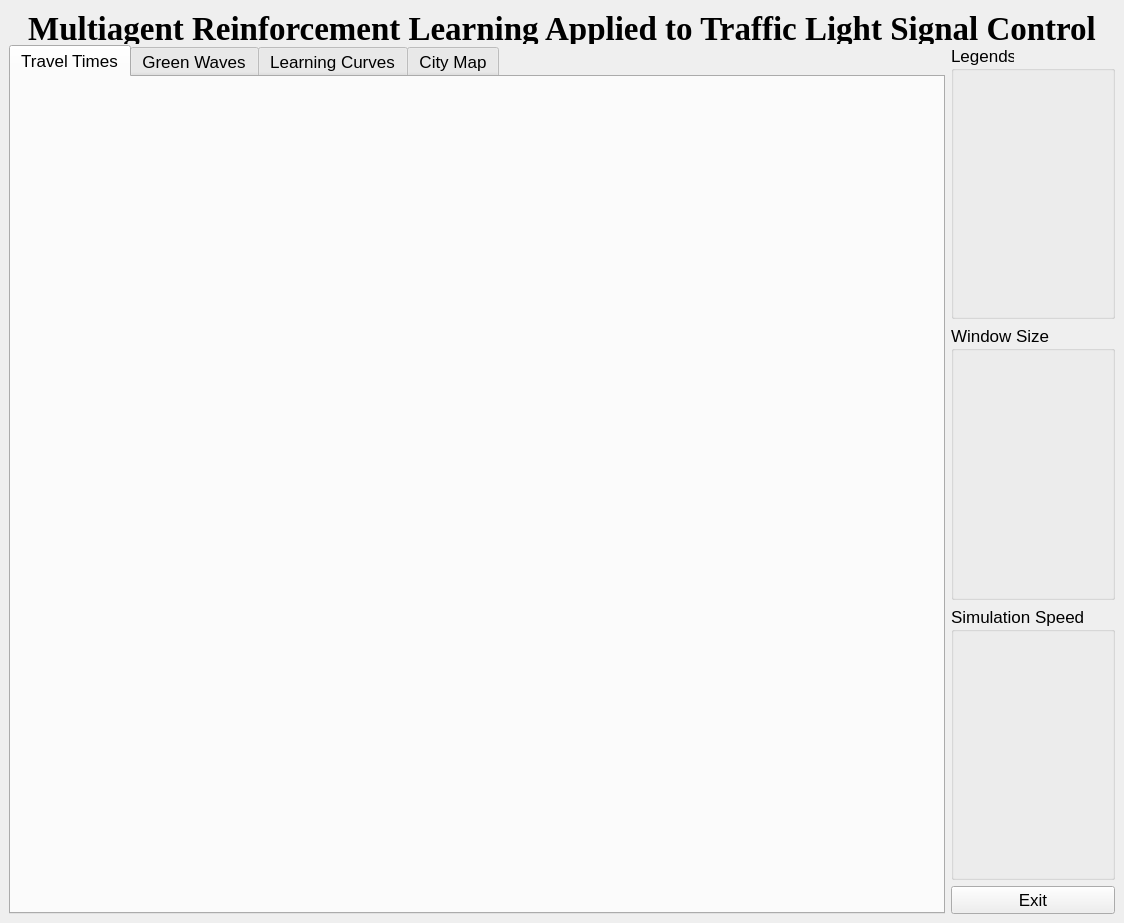
<?xml version="1.0" encoding="UTF-8"?>
<ui version="4.0">
 <class>MainWindow</class>
 <widget class="QMainWindow" name="MainWindow">
  <property name="geometry">
   <rect>
    <x>0</x>
    <y>0</y>
    <width>1124</width>
    <height>923</height>
   </rect>
  </property>
  <property name="windowTitle">
   <string notr="true">Multiagent Reinforcement Learning Applied to Traffic Light Signal Control</string>
  </property>
  <property name="unifiedTitleAndToolBarOnMac">
   <bool>false</bool>
  </property>
  <widget class="QWidget" name="centralwidget">
   <property name="layoutDirection">
    <enum>Qt::LeftToRight</enum>
   </property>
   <layout class="QHBoxLayout" name="horizontalLayout">
    <item>
     <layout class="QVBoxLayout" name="verticalLayout">
      <item>
       <widget class="QLabel" name="lbl_title">
        <property name="minimumSize">
         <size>
          <width>0</width>
          <height>30</height>
         </size>
        </property>
        <property name="maximumSize">
         <size>
          <width>16777215</width>
          <height>20</height>
         </size>
        </property>
        <property name="font">
         <font>
          <family>Times New Roman</family>
          <pointsize>25</pointsize>
          <weight>75</weight>
          <bold>true</bold>
         </font>
        </property>
        <property name="text">
         <string>Multiagent Reinforcement Learning Applied to Traffic Light Signal Control</string>
        </property>
        <property name="alignment">
         <set>Qt::AlignCenter</set>
        </property>
       </widget>
      </item>
      <item>
       <layout class="QHBoxLayout" name="horizontalLayout_2">
        <item>
         <widget class="QTabWidget" name="tabWidget">
          <property name="font">
           <font>
            <pointsize>13</pointsize>
            <weight>50</weight>
            <bold>false</bold>
           </font>
          </property>
          <property name="currentIndex">
           <number>0</number>
          </property>
          <widget class="QWidget" name="tab">
           <attribute name="title">
            <string>Travel Times</string>
           </attribute>
           <layout class="QHBoxLayout" name="horizontalLayout_5">
            <item>
             <layout class="QGridLayout" name="grid_tab_travels"/>
            </item>
           </layout>
          </widget>
          <widget class="QWidget" name="tab_2">
           <attribute name="title">
            <string>Green Waves</string>
           </attribute>
           <layout class="QHBoxLayout" name="horizontalLayout_3">
            <item>
             <layout class="QGridLayout" name="grid_green_waves"/>
            </item>
           </layout>
          </widget>
          <widget class="QWidget" name="tab_3">
           <attribute name="title">
            <string>Learning Curves</string>
           </attribute>
           <layout class="QHBoxLayout" name="horizontalLayout_4">
            <item>
             <layout class="QVBoxLayout" name="layoutCurves"/>
            </item>
           </layout>
          </widget>
          <widget class="QWidget" name="tab_4">
           <attribute name="title">
            <string>City Map</string>
           </attribute>
           <widget class="QWidget" name="verticalLayoutWidget_2">
            <property name="geometry">
             <rect>
              <x>300</x>
              <y>10</y>
              <width>741</width>
              <height>681</height>
             </rect>
            </property>
            <layout class="QVBoxLayout" name="layoutMap"/>
           </widget>
          </widget>
         </widget>
        </item>
        <item>
         <layout class="QVBoxLayout" name="verticalLayout_4">
          <property name="sizeConstraint">
           <enum>QLayout::SetDefaultConstraint</enum>
          </property>
          <property name="leftMargin">
           <number>0</number>
          </property>
          <item>
           <widget class="QGroupBox" name="groupLegends">
            <property name="minimumSize">
             <size>
              <width>0</width>
              <height>0</height>
             </size>
            </property>
            <property name="font">
             <font>
              <pointsize>13</pointsize>
             </font>
            </property>
            <property name="title">
             <string>Legends</string>
            </property>
            <layout class="QVBoxLayout" name="verticalLayout_3">
             <item>
              <layout class="QVBoxLayout" name="layoutLegends"/>
             </item>
            </layout>
            <zorder>tabWidget</zorder>
            <zorder>verticalLayoutWidget_3</zorder>
           </widget>
          </item>
          <item>
           <widget class="QGroupBox" name="groupWindowSize">
            <property name="font">
             <font>
              <pointsize>13</pointsize>
             </font>
            </property>
            <property name="title">
             <string>Window Size</string>
            </property>
            <layout class="QVBoxLayout" name="verticalLayout_6">
             <item>
              <layout class="QVBoxLayout" name="window_size_layout"/>
             </item>
            </layout>
           </widget>
          </item>
          <item>
           <widget class="QGroupBox" name="groupSimSpeed">
            <property name="font">
             <font>
              <pointsize>13</pointsize>
             </font>
            </property>
            <property name="title">
             <string>Simulation Speed</string>
            </property>
            <layout class="QVBoxLayout" name="verticalLayout_7">
             <item>
              <layout class="QVBoxLayout" name="sim_speed_layout"/>
             </item>
            </layout>
           </widget>
          </item>
          <item>
           <widget class="QPushButton" name="btnExit">
            <property name="font">
             <font>
              <pointsize>13</pointsize>
             </font>
            </property>
            <property name="text">
             <string>Exit</string>
            </property>
           </widget>
          </item>
         </layout>
        </item>
       </layout>
      </item>
     </layout>
    </item>
   </layout>
  </widget>
  <widget class="QMenuBar" name="menubar">
   <property name="geometry">
    <rect>
     <x>0</x>
     <y>0</y>
     <width>1124</width>
     <height>25</height>
    </rect>
   </property>
  </widget>
 </widget>
 <resources/>
 <connections/>
</ui>
